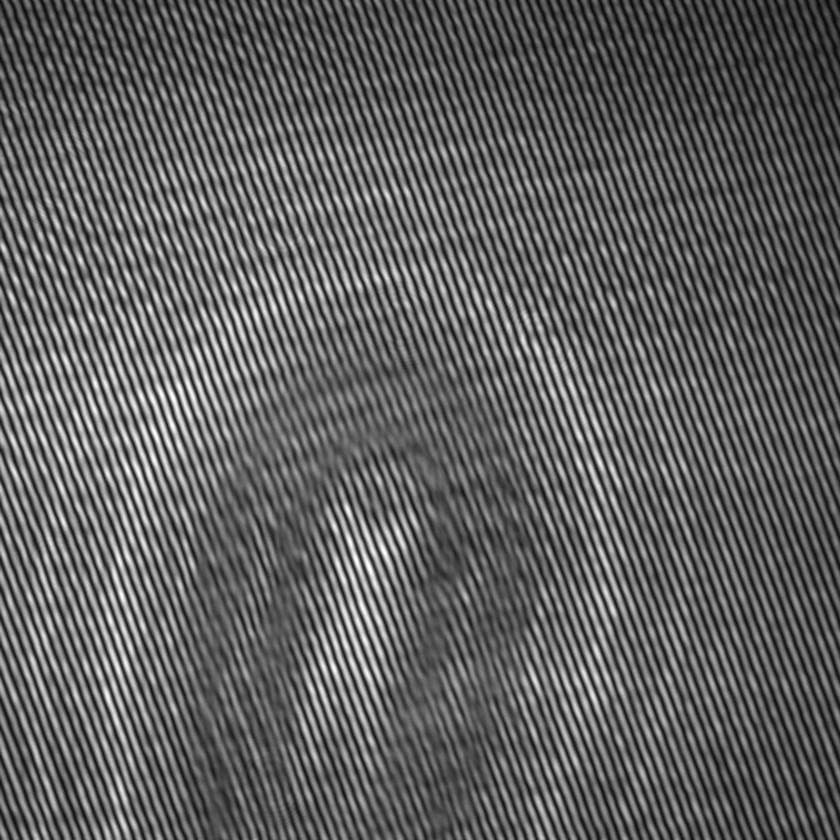
%> input picture 3DHolography2/pic0.bmp, 840 x 840 px, shrunk from 1944 x 1944 before the run
$ octave --eval "IntensityProfile;"   (GNU Octave 9; MATLAB toolbox functions it lacks are replaced by stand-ins)
%> lines starting %> are read from the running program, lines starting %| are printed output that depends on the picture
function IntensityProfile
% Plots 3D intensity profile of incoming beam

clc
clear all;
% Input holgram
%I1 = imread('ref_sq0.bmp');
I1 = imread('pic0.bmp');
%> I1 is the input picture: size 840x840 uint8; min 6, max 255, mean 95.7
%I1 = double(rgb2gray(I1));
[Ny,Nx] = size(I1);
%> Ny = 840; Nx = 840
minN = min(Ny,Nx);
%> minN = 840
% Crop to have rows equal to columns
I1 = I1(1:minN,1:minN);
[Ny,Nx] = size(I1);

%figure(1)
%mesh(I1);

%-------Substract DC from hologram
Im1 = 1/(Nx*Ny)*sum(sum(I1));
%> Im1 = 95.74
I1 = I1 - Im1;
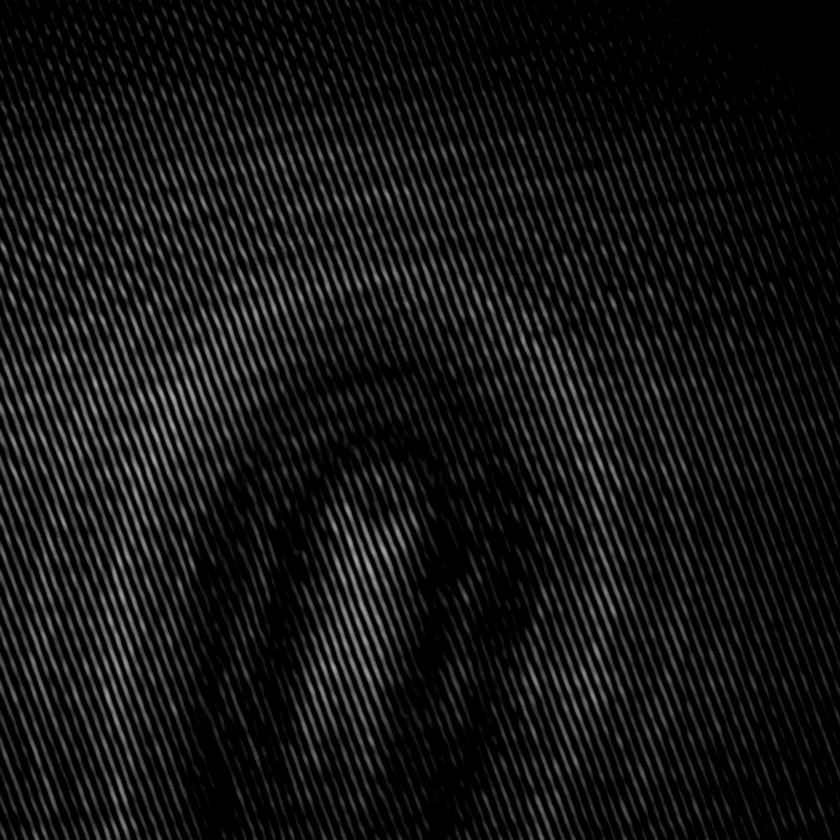
%> I1: size 840x840 uint8; min 0, max 159, mean 19.8
%> `IntensityProfile;`:
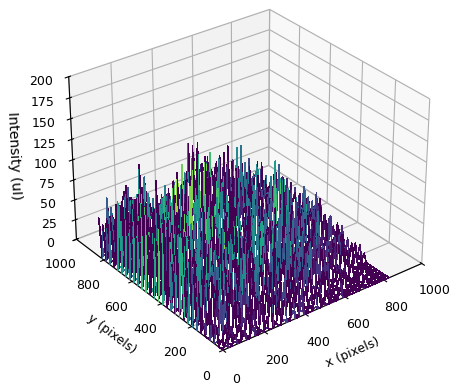
%> figure redrawn from the program's plot data

figure(2)
mesh(I1);
%suptitle('Reference beam intensity profile')
%suptitle('Combined (reference and object beam) intensity profile')
%title('After DC term substraction')
xlabel('x (pixels)');ylabel('y (pixels)');zlabel('Intensity (uI)');
%saveas(gcf,'referenceBeamIntensityProfile.png','png')
%saveas(gcf,'combinedBeamIntensityProfile.png','png')

$ run again, with 3DHolography2/ref_sq0.bmp copied over 3DHolography2/pic0.bmp
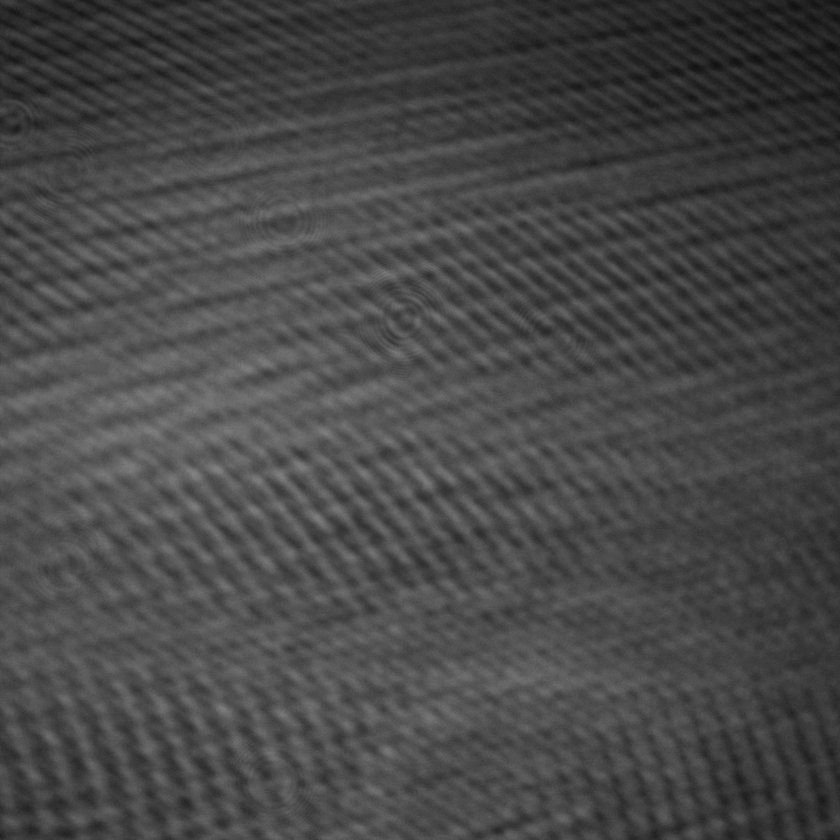
%> input picture 3DHolography2/ref_sq0.bmp, 840 x 840 px, shrunk from 1944 x 1944 before the run
%> in IntensityProfile, I1 is the input picture: size 840x840 uint8; min 14, max 131, mean 71.7
%> Im1 = 71.74
%> in IntensityProfile, `I1 = I1 - Im1;`:
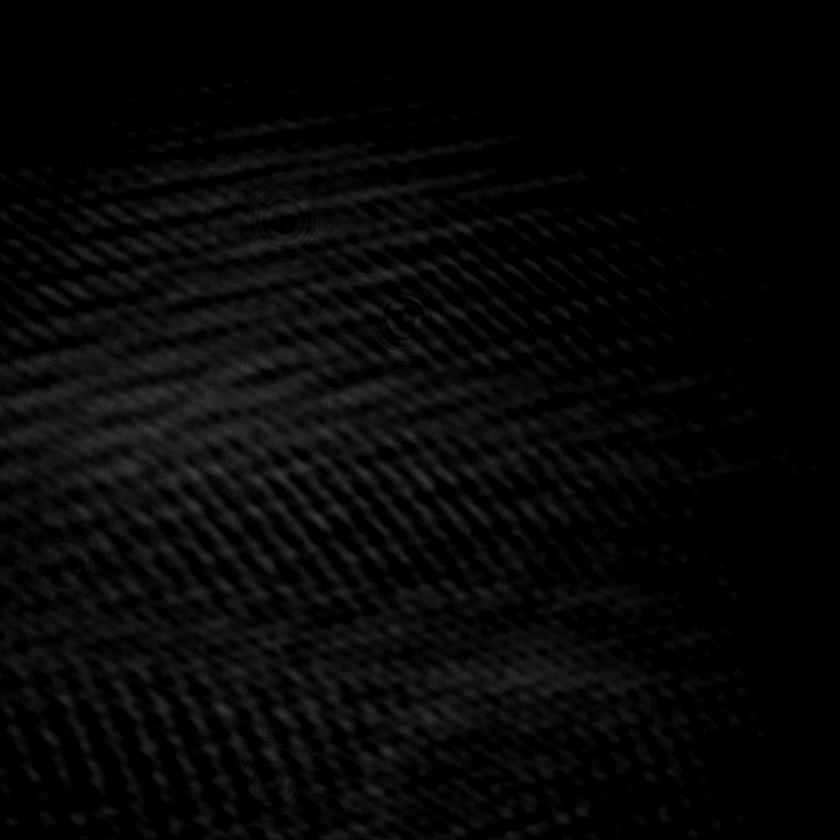
%> I1: size 840x840 uint8; min 0, max 59, mean 6.9
%> `IntensityProfile;`:
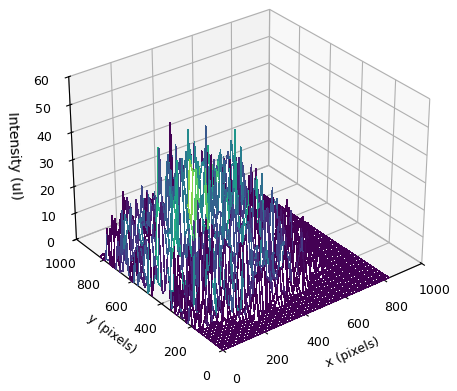
%> figure redrawn from the program's plot data
